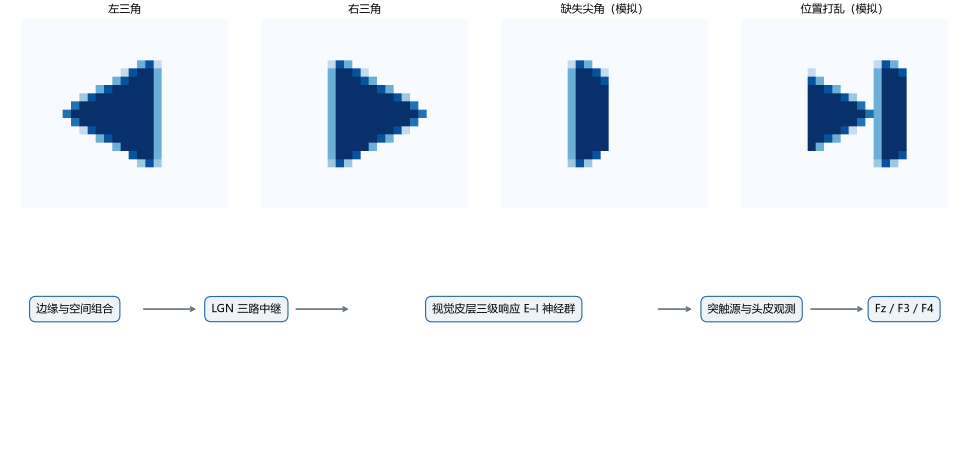
#> input picture tmp/latex-main-tech-route/Q2_图1_机制与形状编码.png, 2907 x 1410 px (shown at 1/3 size)
$ python -i appendix_q2_core.py   (imports and definitions only)
#> lines starting #> are read from the running program, lines starting #| are printed output that depends on the picture
### Q2/q2model/data.py
"""Fixed, label-independent preprocessing and sample-disjoint temporal blocks."""
from dataclasses import dataclass, replace
from pathlib import Path
import hashlib
import json
import numpy as np
import pandas as pd
from scipy.io import loadmat
from scipy.signal import butter, iirnotch, filtfilt, sosfiltfilt

FS = 256
TIMES = np.arange(-64, 205) / FS
CHANNELS = ['Fz', 'F3', 'F4']
B = np.array([[1/np.sqrt(3), 2/np.sqrt(6), 0],
              [1/np.sqrt(3), -1/np.sqrt(6), 1/np.sqrt(2)],
              [1/np.sqrt(3), -1/np.sqrt(6), -1/np.sqrt(2)]])
WINDOWS = [(0.05, .25), (.25, .5), (.5, .75 + 1e-10)]
WEIGHTS = np.zeros(len(TIMES))
for lo, hi in WINDOWS:
    mask = (TIMES >= lo) & (TIMES < hi)
    WEIGHTS[mask] = 1 / mask.sum() / 3
FIT_MASK = WEIGHTS > 0
NAMES = {'A1': '受试者A_项目一', 'A2': '受试者A_项目二',
         'B1': '受试者B_项目一', 'B2': '受试者B_项目二'}


def sha(path):
    return hashlib.sha256(Path(path).read_bytes()).hexdigest()


# [12 lines left out: function save_json, not called in this run]


def save_csv(rows, path):
    path = Path(path); path.parent.mkdir(parents=True, exist_ok=True)
    pd.DataFrame(rows).to_csv(path, index=False, encoding='utf-8-sig')


def filters():
    return (*iirnotch(60, 30, fs=FS), butter(4, [.1, 30], btype='bandpass', fs=FS, output='sos'))


def preprocess(x):
    b, a, sos = filters()
    return sosfiltfilt(sos, filtfilt(b, a, x, axis=-1), axis=-1)


def baseline(x):
    return x - np.median(x[..., :64], axis=-1, keepdims=True)


def epochs(x, onsets):
    return np.stack([x[:, i-64:i+205] for i in onsets])


# [6 lines left out: function quality, not called in this run]


@dataclass
class Dataset:
    key: str
    x: np.ndarray
    y: np.ndarray
    ids: np.ndarray
    blocks: np.ndarray
    durations: np.ndarray
    onset: np.ndarray
    artifact: np.ndarray
    prestim_only: np.ndarray

    def subset(self, idx):
        return Dataset(self.key, *[getattr(self, k)[idx] for k in
            ('x', 'y', 'ids', 'blocks', 'durations', 'onset', 'artifact', 'prestim_only')])

    def labels(self, y):
        return replace(self, y=np.asarray(y))


# [72 lines left out: functions load_raw, independent_data, descriptive_data, not called in this run]


def modes(x):
    return np.einsum('cm,nct->nmt', B, x)


def means(x, y):
    if not all(np.any(y==c) for c in (-1,1)): raise ValueError('Both directions required')
    return np.stack([x[y==c].mean(axis=0) for c in (-1,1)])


def window_features(x, times=TIMES, windows=WINDOWS):
    z = modes(x)
    return np.stack([z[..., (times>=a)&(times<b)].mean(-1) for a,b in windows], axis=-1).reshape(len(x),-1)

### tmp/latex-main-tech-route/appendix_q2_core.py
# 问题二：形状编码、神经群体动力学与方向判别
from __future__ import annotations

from io import BytesIO
from pathlib import Path
from zipfile import ZipFile

import numpy as np
from PIL import Image
from scipy.ndimage import gaussian_filter, label, maximum_filter

DOCX = '服务于脑机接口与精神性疾病诊断的脑电图计算模型.docx'
MEDIA = 'word/media/image12.png'
# [26 lines left out: function cue_images, not called in this run]


def oriented_edges(image: np.ndarray) -> np.ndarray:
    smooth = gaussian_filter(image, .8)
    gx = gaussian_filter(smooth, 1., order=(0, 1))
    gy = gaussian_filter(smooth, 1., order=(1, 0))
    angles = np.arange(8) * np.pi / 8
    return np.stack([np.abs(gx * np.cos(a) + gy * np.sin(a)) for a in angles])


# [41 lines left out: functions sites, shape_inputs, not called in this run]
# ---- 神经群体动力学与留出拟合 ----
from dataclasses import dataclass
import numpy as np
from scipy.integrate import solve_ivp
from scipy.optimize import root
from scipy.special import expit
from scipy.ndimage import maximum_filter
from .stimulus_shape import cue_images, oriented_edges, sites
from .data import TIMES, WEIGHTS, FS, preprocess, means

SCALES = (.75, 1., 1.25)
RECURRENCES = (0., .1, .2)
LAMBDAS = np.array([.1, .3, 1., 3., 10., 30., 100.])
CHANNELS = ('Fz', 'F3', 'F4')
STAGES = ('早期视觉', '形状整合', '额区响应')


# [98 lines left out: functions encode_shapes, simulate, observation_sources, not called in this run]


def common_delta(a):
    return np.stack([a.mean(axis=0), a[1]-a[0]])


def condition_waves(cd):
    return np.stack([cd[0]-.5*cd[1], cd[0]+.5*cd[1]])


# [20 lines left out: function select_contrast_shrinkage, not called in this run]
# ---- 机制增强特征与块留出判别 ----
import numpy as np
import pandas as pd
from scipy.fft import dct
from sklearn.metrics import roc_auc_score

from q2model.data import NAMES, TIMES, independent_data, modes, save_csv, save_json


ROOT = Path(__file__).resolve().parents[1]
POST_MASK = (TIMES >= .05) & (TIMES < .75)
N_DCT = 6
SHRINK = .8  # fixed isotropic shrinkage of within-class covariance
PRE_TO_POST_RIDGE_FACTOR = 1.0  # penalty = number of training trials
MODELS = ('past_only', 'post_erp', 'post_given_past')
MODES = ('common', 'midline', 'lateral')


# [130 lines left out: functions dct_features, standardize, remove_past_prediction, erp_score, load_datasets, decode_one and 4 more, not called in this run]

>>> import cv2
>>> picture = cv2.imread('Q2_图1_机制与形状编码.png', cv2.IMREAD_GRAYSCALE)
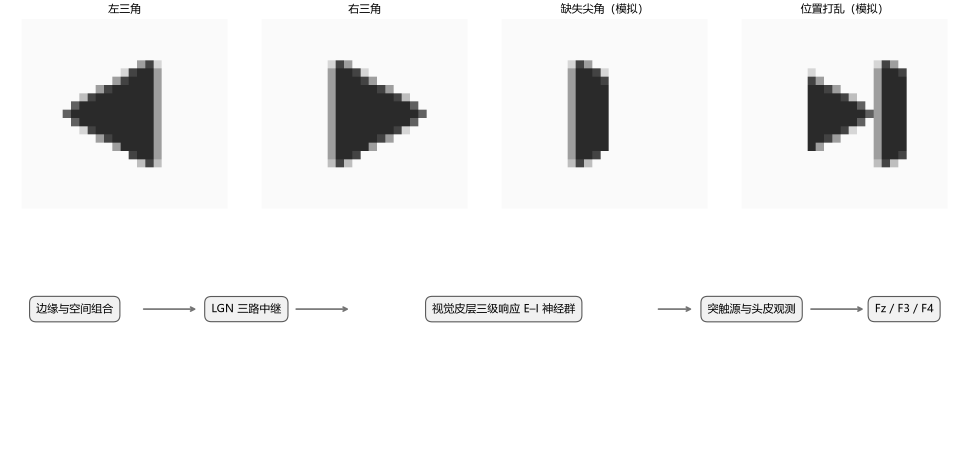
#> picture: shape (1410, 2907) (shown at 1/3 size); min 0, max 255, mean 242.1
>>> result = oriented_edges(picture)
#> in oriented_edges, `gx = gaussian_filter(smooth, 1., order=(0, 1))`:
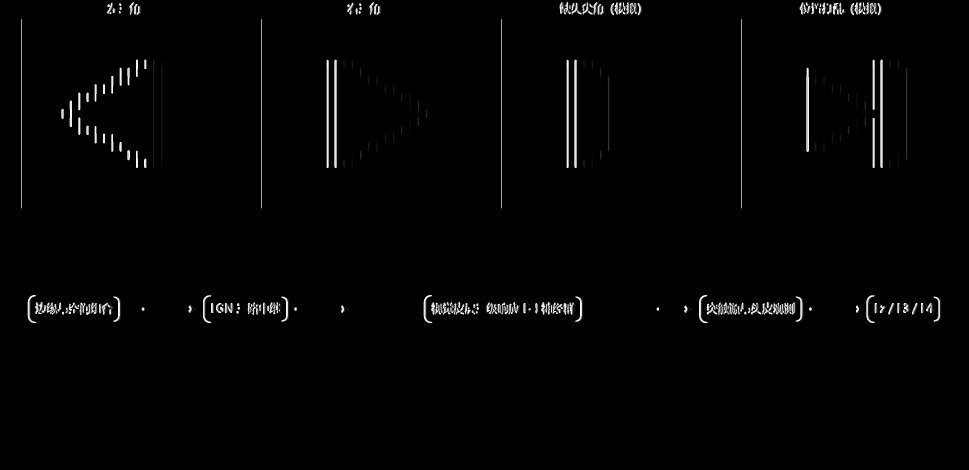
#> gx: shape (1410, 2907) (shown at 1/3 size); min 0, max 255, mean 3.4
#> in oriented_edges, `gy = gaussian_filter(smooth, 1., order=(1, 0))`:
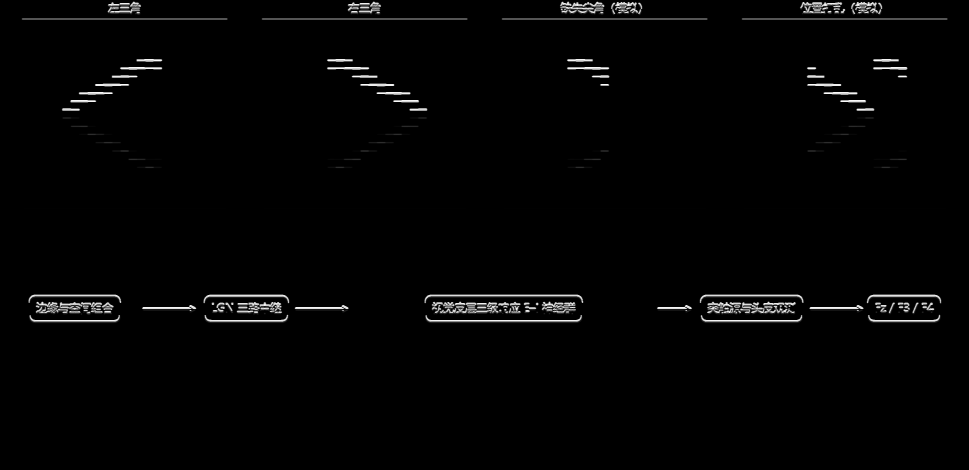
#> gy: shape (1410, 2907) (shown at 1/3 size); min 0, max 255, mean 4

$ run again, on tmp/latex-main-tech-route/Q2_图2_皮层内部响应.png
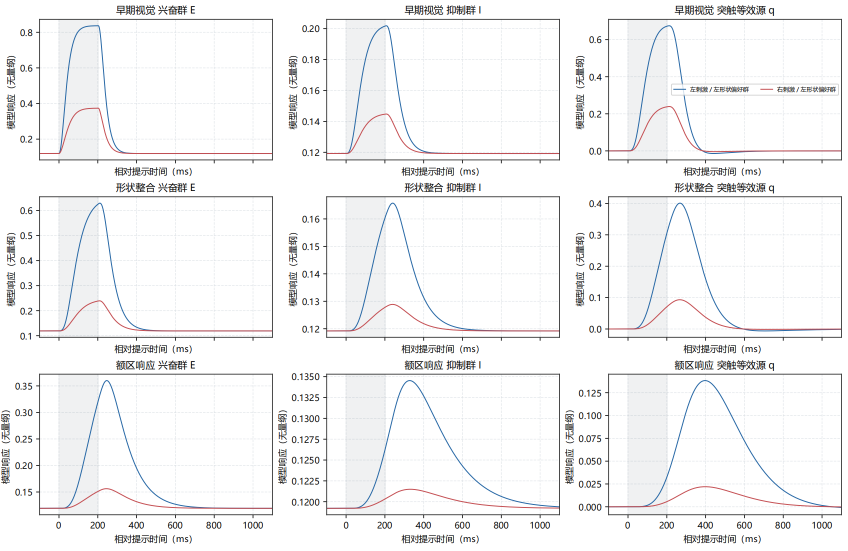
#> input picture tmp/latex-main-tech-route/Q2_图2_皮层内部响应.png, 1695 x 1101 px (shown at 1/2 size)
#> in oriented_edges, `gx = gaussian_filter(smooth, 1., order=(0, 1))`:
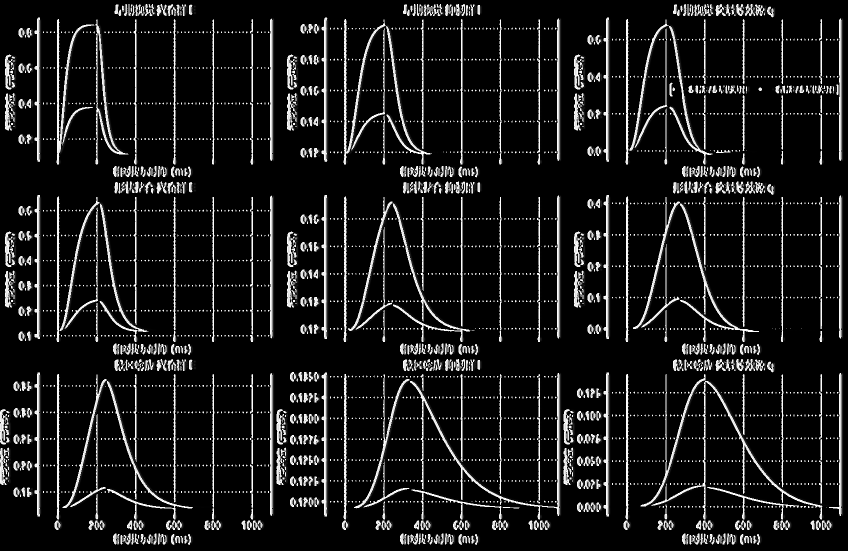
#> gx: shape (1101, 1695) (shown at 1/2 size); min 0, max 255, mean 26
#> in oriented_edges, `gy = gaussian_filter(smooth, 1., order=(1, 0))`:
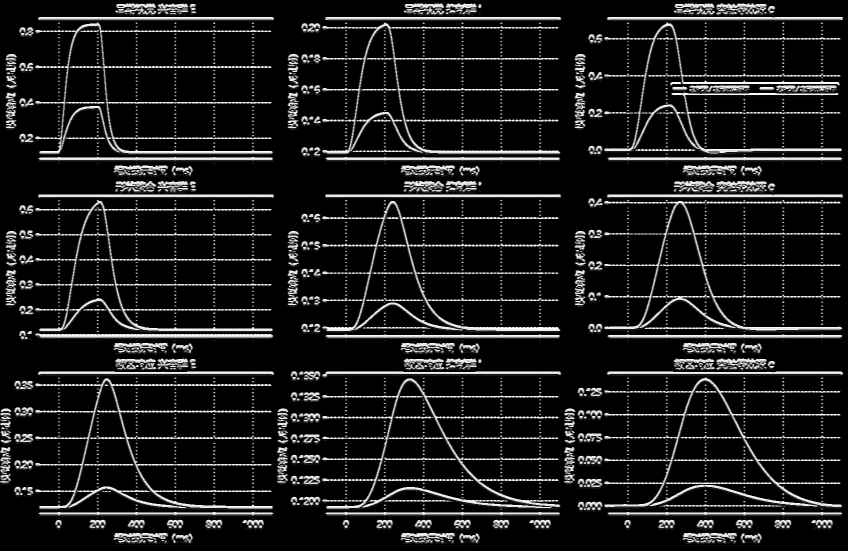
#> gy: shape (1101, 1695) (shown at 1/2 size); min 0, max 255, mean 27.7

$ run again, on tmp/latex-main-tech-route/Q2_图3_ERP拟合与留出.png
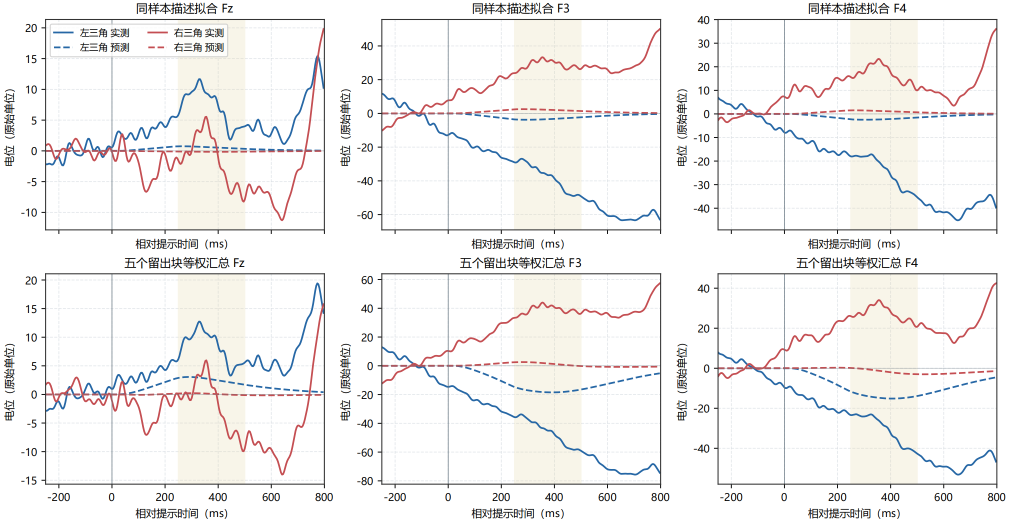
#> input picture tmp/latex-main-tech-route/Q2_图3_ERP拟合与留出.png, 2029 x 1051 px (shown at 1/2 size)
#> in oriented_edges, `gx = gaussian_filter(smooth, 1., order=(0, 1))`:
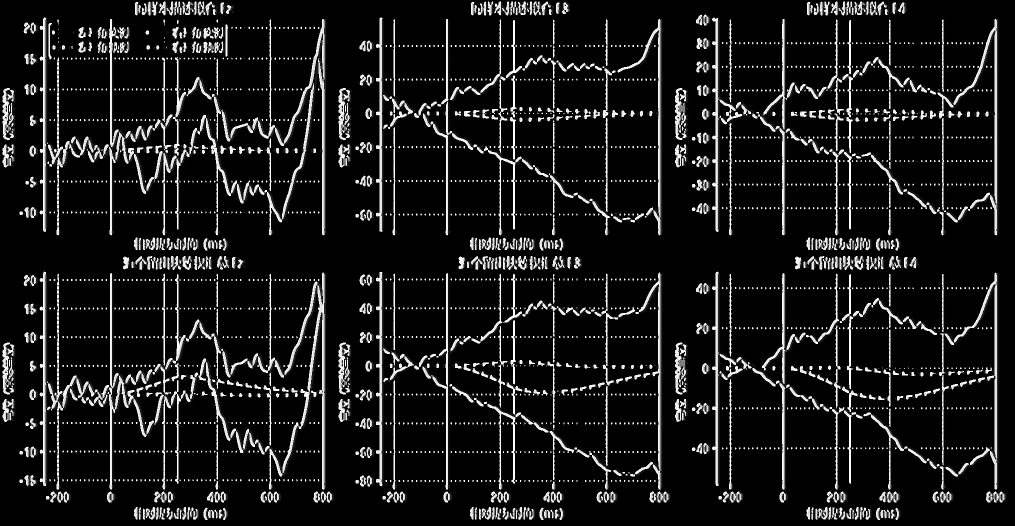
#> gx: shape (1051, 2029) (shown at 1/2 size); min 0, max 255, mean 26.2
#> in oriented_edges, `gy = gaussian_filter(smooth, 1., order=(1, 0))`:
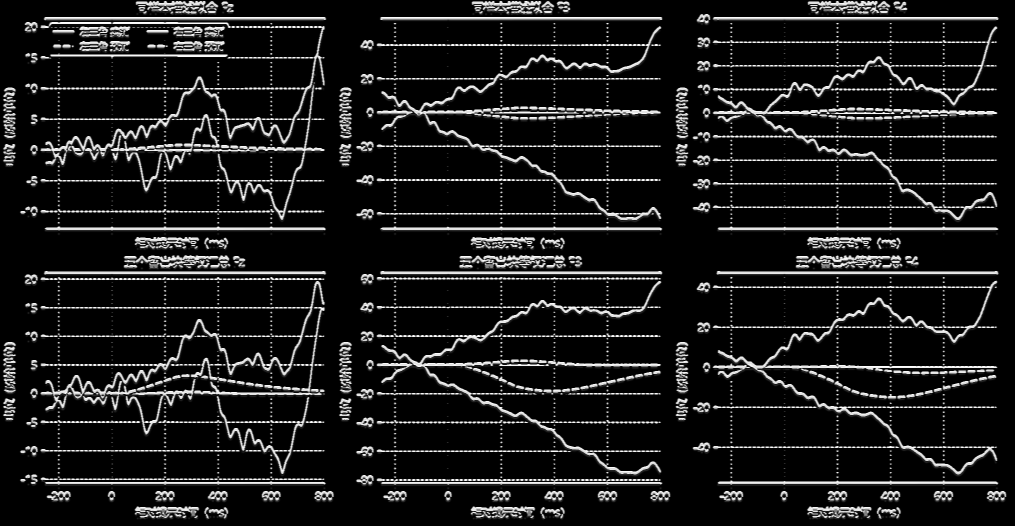
#> gy: shape (1051, 2029) (shown at 1/2 size); min 0, max 255, mean 26.6

$ run again, on tmp/latex-main-tech-route/Q2_图4_左右差异波.png
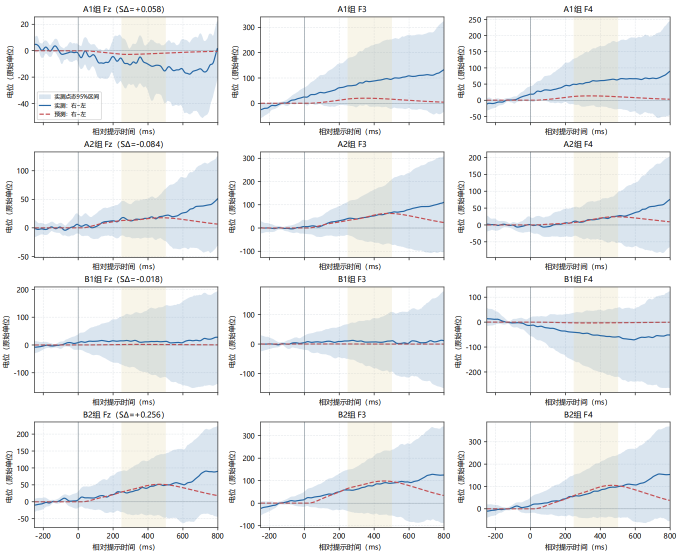
#> input picture tmp/latex-main-tech-route/Q2_图4_左右差异波.png, 1363 x 1113 px (shown at 1/2 size)
#> in oriented_edges, `gx = gaussian_filter(smooth, 1., order=(0, 1))`:
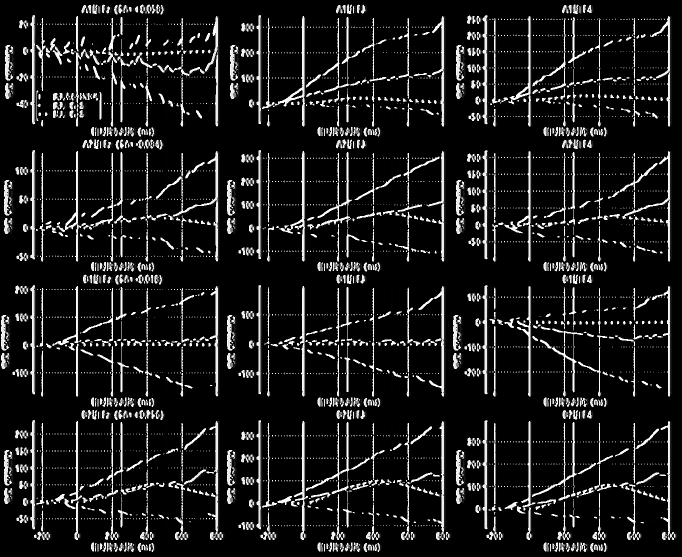
#> gx: shape (1113, 1363) (shown at 1/2 size); min 0, max 255, mean 27.7
#> in oriented_edges, `gy = gaussian_filter(smooth, 1., order=(1, 0))`:
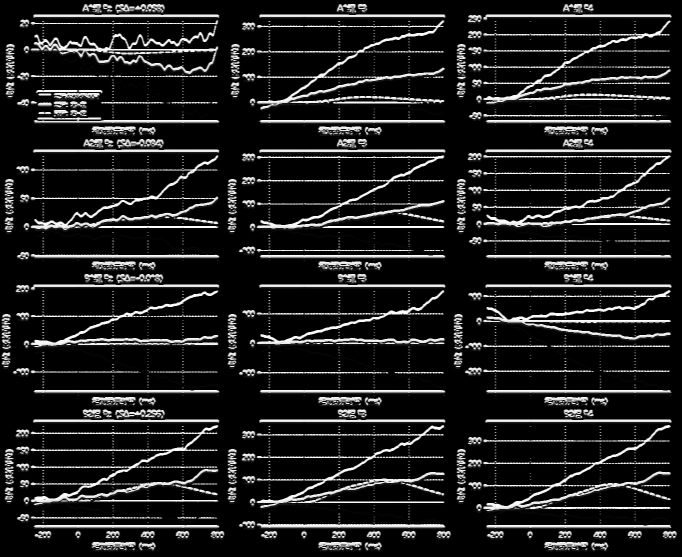
#> gy: shape (1113, 1363) (shown at 1/2 size); min 0, max 255, mean 31.7
